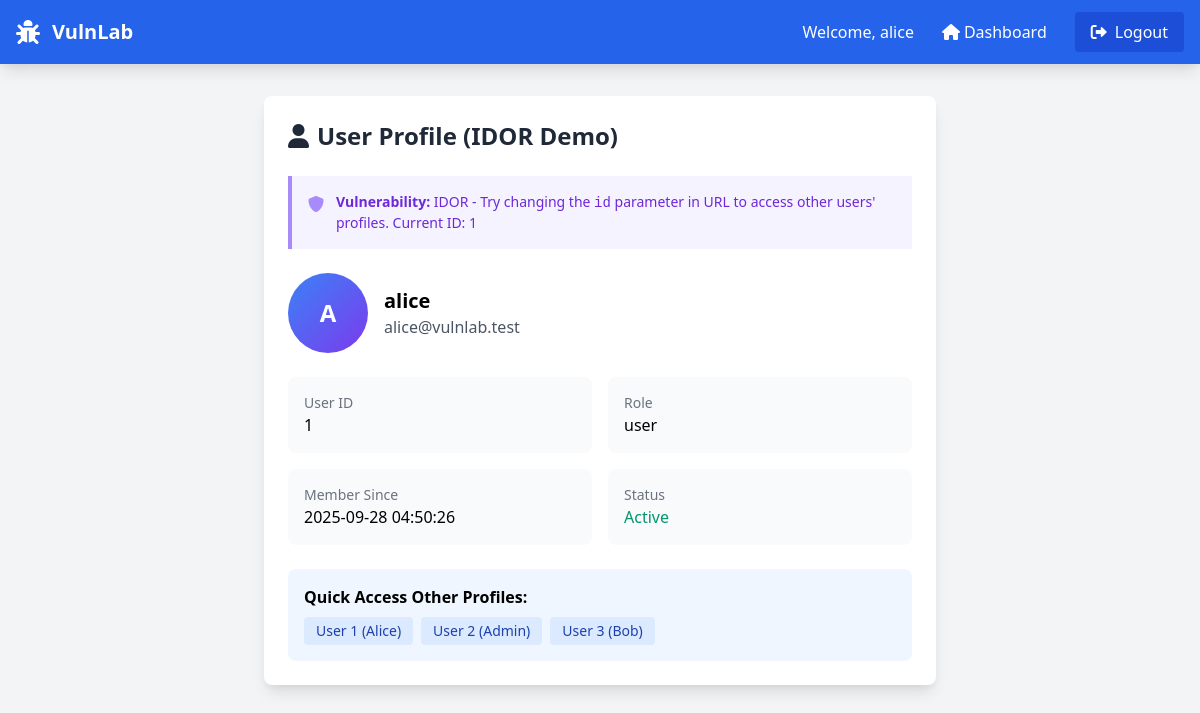
The app's page /profile.php (signed in) with its own data.
### tables this page shows
CREATE TABLE users (
    id INT AUTO_INCREMENT PRIMARY KEY,
    username VARCHAR(100) UNIQUE NOT NULL,
    password VARCHAR(255) NOT NULL,
    role ENUM('user','admin') DEFAULT 'user',
    email VARCHAR(255) NOT NULL,
    created_at TIMESTAMP DEFAULT CURRENT_TIMESTAMP
);

### public/profile.php (the view, shortened to what this page needs)
<?php
$conn = getDBConnection();
$user_id = $_GET['id'] ?? $_SESSION['user_id'];
$sql = "SELECT id, username, email, role, created_at FROM users WHERE id = ?";
$stmt = $conn->prepare($sql);
$stmt->bind_param("i", $user_id);
$stmt->execute();
$user = $stmt->get_result()->fetch_assoc();
?>
<!DOCTYPE html>
<html lang="en">
<head>
    <link href="https://cdn.jsdelivr.net/npm/tailwindcss@2.2.19/dist/tailwind.min.css" rel="stylesheet">
    <link href="https://cdnjs.cloudflare.com/ajax/libs/font-awesome/6.0.0/css/all.min.css" rel="stylesheet">
</head>
<body class="bg-gray-100">
    <?php include '../includes/header.php'; ?>
    <div class="container mx-auto px-4 py-8">
        <div class="max-w-2xl mx-auto">
            <div class="bg-white rounded-lg shadow-lg p-6">
                <h1 class="text-2xl font-bold mb-6 text-gray-800">
                    <i class="fas fa-user mr-2"></i>User Profile (IDOR Demo)
                </h1>
                <div class="bg-purple-50 border-l-4 border-purple-400 p-4 mb-6">
                    <div class="flex">
                        <div class="flex-shrink-0">
                            <i class="fas fa-shield-alt text-purple-400"></i>
                        </div>
                        <div class="ml-3">
                            <p class="text-sm text-purple-700">
                                <strong>Vulnerability:</strong> IDOR - Try changing the <code>id</code> parameter in URL to access other users' profiles.
                                Current ID: <?php echo $user_id; ?>
                            </p>
                        </div>
                    </div>
                </div>
                <div class="space-y-6">
                    <div class="flex items-center space-x-4">
                        <div class="w-20 h-20 bg-gradient-to-br from-blue-500 to-purple-600 rounded-full flex items-center justify-center">
                            <span class="text-white text-2xl font-bold"><?php echo strtoupper(substr($user['username'], 0, 1)); ?></span>
                        </div>
                        <div>
                            <h2 class="text-xl font-bold"><?php echo htmlspecialchars($user['username']); ?></h2>
                            <p class="text-gray-600"><?php echo htmlspecialchars($user['email']); ?></p>
                        </div>
                    </div>
                    <div class="grid grid-cols-2 gap-4">
                        <div class="bg-gray-50 rounded-lg p-4">
                            <div class="text-sm text-gray-500">User ID</div>
                            <div class="font-medium"><?php echo $user['id']; ?></div>
                        </div>
                        <div class="bg-gray-50 rounded-lg p-4">
                            <div class="text-sm text-gray-500">Role</div>
                            <div class="font-medium"><?php echo htmlspecialchars($user['role']); ?></div>
                        </div>
                        <div class="bg-gray-50 rounded-lg p-4">
                            <div class="text-sm text-gray-500">Member Since</div>
                            <div class="font-medium"><?php echo $user['created_at']; ?></div>
                        </div>
                        <div class="bg-gray-50 rounded-lg p-4">
                            <div class="text-sm text-gray-500">Status</div>
                            <div class="font-medium text-green-600">Active</div>
                        </div>
                    </div>
                </div>
                <div class="mt-6 p-4 bg-blue-50 rounded-lg">
                    <h3 class="font-bold mb-2">Quick Access Other Profiles:</h3>
                    <div class="flex space-x-2">
                        <a href="profile.php?id=1" class="bg-blue-100 text-blue-800 px-3 py-1 rounded text-sm hover:bg-blue-200">User 1 (Alice)</a>
                        <a href="profile.php?id=2" class="bg-blue-100 text-blue-800 px-3 py-1 rounded text-sm hover:bg-blue-200">User 2 (Admin)</a>
                        <a href="profile.php?id=3" class="bg-blue-100 text-blue-800 px-3 py-1 rounded text-sm hover:bg-blue-200">User 3 (Bob)</a>
                    </div>
                </div>
            </div>
        </div>
    </div>
</body>
</html>

### records on screen
users: username "A", username "alice", email "alice@vulnlab.test", id "1", role "user", created_at "2025-09-28 04:50:26"

### other values on screen
$_SESSION['username'] "alice"
$user_id "1"
